Frame 1 (no input): blank canvas, image omitted
Frame 60 (the mouse pressed at the canvas centre just before this capture): blank canvas, image omitted
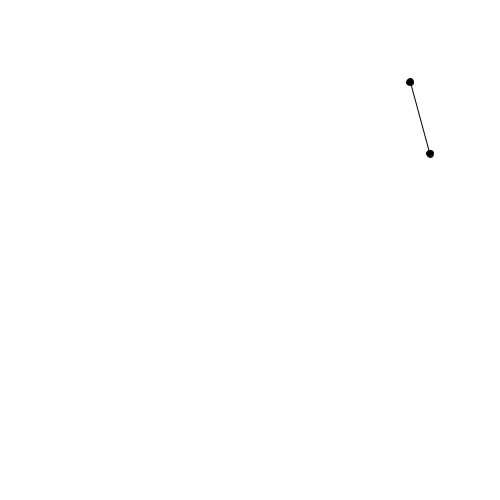
Frame 120 (the mouse held since frame 60 and released just before this capture)

The Processing sketch whose frames 1 and 60 were blank and that drew this single picture after the mouse press (run headless with seeded random() and noise(); from frame 60 on, the mouse is pressed at the canvas centre):

// Processing sketch: processing_81233
// ── processing_81233.pde

/*
title:ozgun_eylul_iscen_project_1
 description:a representation of time passing by
 created:September,2012
 by:Ozgun Eylul Iscen
 email:oiscen@sfu.ca
 */

//This project is based on one of the signifiant aspect (futural dimension) of Deleuzian understanding of time that values difference in repetition, actualization/emergence of new, multiplicity and openness. 
//In stead of focusing on a representation of time, I focus on its 'passing by' where a lot unfoldings and actualizations take place in Deleuzian terms
//and I create a dynamic net in constant process of territorialization and deterritorialization - but not a concrete structure - (from the scratch by every minute) full of possibilities/openness for the viewer. 
//Even though they are all calculated (including the conditions of randomness and user interactivity) and so they are not able to reach to the complexity of life, the novelty of future and the density of time, 
//I tried to increase the possibility of different ways of emergences and connections as much as possible by integrating various use of randomness, interactivity, conditional statements and time functions.


//declare global variables
int points =60; //create a variable of integer type and initialize it 60 - # of circles (since there will be 60 points (0-59) in total as one point emerges every second in the loop)
float [] xSpeed =new float [points]; //declare an array of float for the speed values of x and y and initialize them with 60 which is assigned as the # of circles (so the array length is set to 60)
float [] ySpeed =new float [points]; 
float []x=new float [points]; //declare an array of float for the values of x and y coordinates of the each circle and initialize them with 60
float []y=new float [points]; 
float [][] pointdist = new float[60][60];  //declare a bi-dimensional array of float for the values of distances between two different circles
int pSec;  //declare a variable of integer for the value of previous second
int col=255; // declare a variable of integer and initialize it with 255 for the value of color (white)
int h=hour()%12; // declare a variable of integer and assign it the value of the current hour (out of 12 by using modulo fucntion)
int m=minute(); //declare a variable of integer and assign it the value of the current minute 

void setup () { // set up initial 
  size (500, 500); //set the size of the sketch window
  background (255); //and background
  frameRate (60); //set the framerate (60 frames per second)

  for (int i=0; i<points; i++) { //create a for loop and initialize i (index for the position in the array) with 0
    // for i is smaller than 60 (# of circles), with each cycle i will be incremented by 1 between 0 and 59
    x[i]=(int) random (500); // assign random values to x and y coordinates within the whole sketch (500,500) for the each value indexed in the array from 0 to 59 
    y[i]=(int) random (500); 
    xSpeed[i] = random(-5, 5); // assign random values between -1 and 1 to xspeed and yspeed for the each index of the array from 0 to 59
    ySpeed[i] = random(-5, 5);
  }
  calcDists();  //call the calsDists function
} //end set up 

void draw ()  //set up what will be executed each draw cycle call
{ 
  background (col); //update the background colour to white (as col is initialized with 255 above)
  int sec = (millis()/1000)%60; //use millisecond that is counting since the beginning of the program and convert its value into seconds by using division
  // and make sure it always starts from zero using modulo 60.

  //the number of points displayed at a time equals the number of seconds elapsed in a minute.
  for (int i=0; i<sec; i++) {  //create a for loop and initialize i (index for the position in the array) with 0
    // for i is smaller than 60 (# of circles), with each cycle i will be incremented by 1 between 0 and 59
    fill (0);  //fill the ellipse black
    x[i]+= xSpeed [i]; //modify the speed of the point in x and y directions 
    y[i]+= ySpeed [i];
    ellipse (x[i], y[i], h+5, h+5);  //render an ellipse at coordinates x,y with radius determined by the current hour (out of 12) 

    //bounce from the left and right walls 
    if (x [i]>=width-h/2 || x[i]<=h/2) { //if the coordinate of the ellipse center is at the 
      //left edge or at the right edge of the window
      xSpeed[i] = xSpeed[i]*-1; //inverse the horizontal speed of the ellipse
    } //end if

    //bounce from the top and the bottom of the window
    if ( y[i]>=height-h/2 || y[i]<=h/2) {  //if the coordinate of the ellipse center is at the
      //top edge or at the bottom edge of the window
      ySpeed[i] = ySpeed[i]*-1; ////inverse the vertical speed of the ellipse
    } //end if 

    //construct an if statement for the mouse interaction 
    if (mousePressed) {  // if mouse is pressed 
      xSpeed[i] = random(-2, 2);  //change the speed value of x (accessed from the array xSpeed) randomly between values -2 and 2
      ySpeed[i] = random(-2, 2); //change the speed value of y (accessed from the array ySpeed) randomly between values -2 and 2
    } // end if 

    calcDists(); //call the calcDists() function

    // create another for loop (nested with the first for loop above)
    for (int j=i; j<sec; j++) { // for every point currently displayed check if it is close to another point (as j is the index for another point (second dimension of the array pointDists))
      if (i != j) //discard the fact that a point is close to itself
      {
        if  (pointdist[i][j]<100) { //if the distance between 2 points is less than 100 pixels
          line (x[i], y[i], x[j], y[j]); // draw a line between them
        } 
        if  (pointdist[i][j]<20) { //if the distance between 2 points is less than 20 pixels,
          fill(255, 0, 0, 100); // fill the ellipse with red and decrease its transparency by lowering its value on alpha channel
          ellipse((x[i] + x[j])/2, (y[i] + y[j])/2, m/2, m/2); //render an ellipse in the middle of two points with the radius that is assigned the half of the current minute (by using the midpoint formula [(x_1 + x_2)/2 , (y_1 + y_2)/2])
        } //end if
      } //end the second for loop
    } //end the first for loop
  } //end draw 

  //construct an if statement in order to make the background colour darker by every minute (60 seconds) until it gets too dark
  if (pSec != sec && sec == 0) //do not update col more than once within a second and only update it every 60 seconds.
  {
    col = col - 30 ; //to decrease the value of color by 30 and so make the background darker on a greyscale by every minute/60 seconds
  }
  if (col <= 105) // if the value of color (the level on the greyscale) is lower than (255-150) - after 5 minutes as it is lowered by 30 per minute
  {
    col = 255; //reassign it the value of 255  - so it will become white again
  }
  pSec = sec; //assign the varible pSec the value of current second
}

//calculate the distances of each point with every other point and write them in a 2-d array called pointdist.
void calcDists() //create a new method type of void indetified as calcDists
{
  for (int i=0; i<60; i++) { //create the outer loop of a nested loop and reinitialize i with 0 
    // for i is smaller than 60, with each cycle loop i will be incremented by 1
    for (int j=i; j<60; j++) { //create the inner loop and initialize j with 0
      // for j is smaller than 60, with each cycle of loop j will be incremented by 1
      pointdist[i][j] = dist (x[i], y[i], x[j], y[j]); //create a 2-d array to hold the calculated values of distances between two different points (use distance function)
    } //end the inner for loop
  } //end the outer for loop
} // end calcDists
